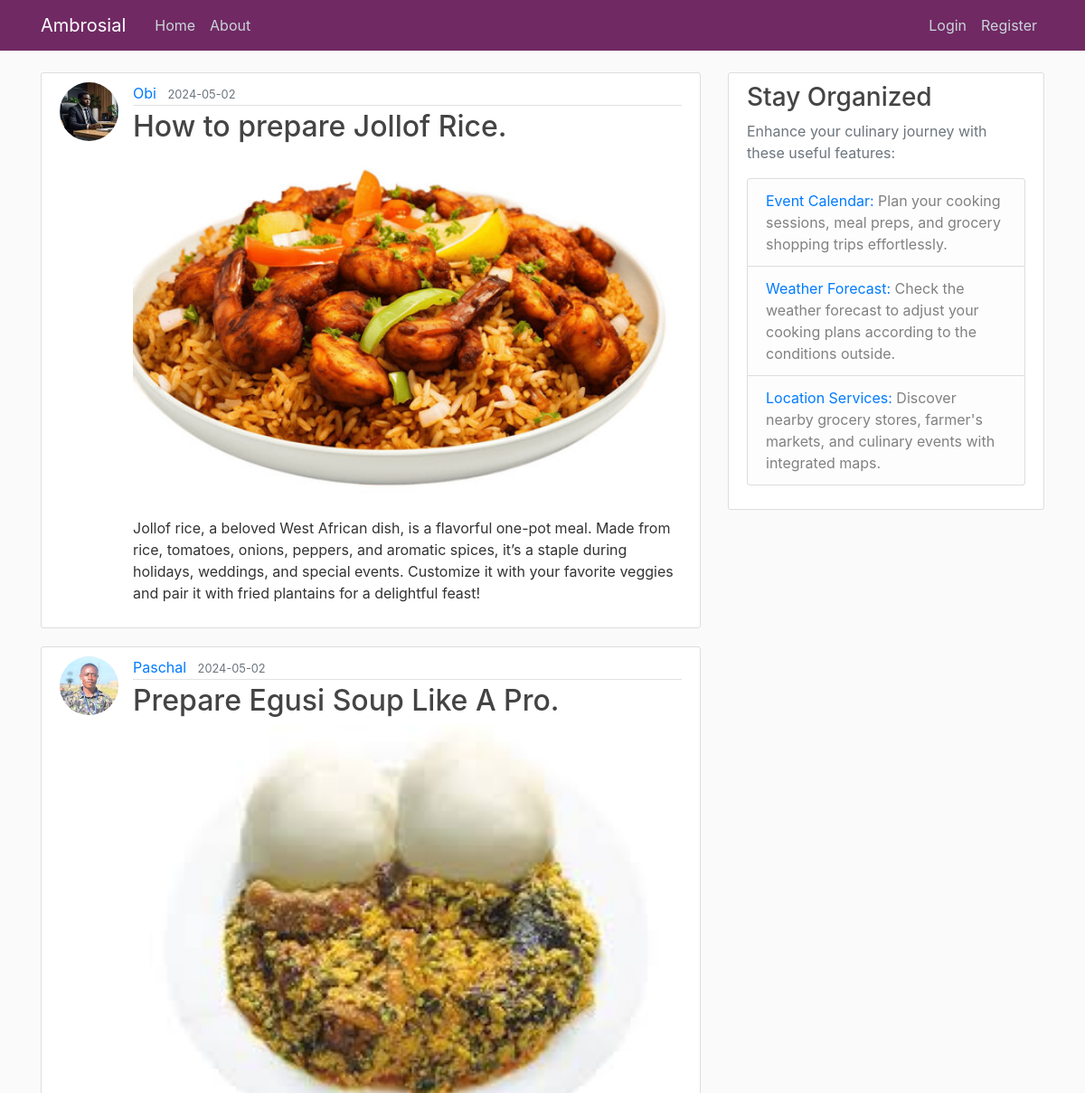
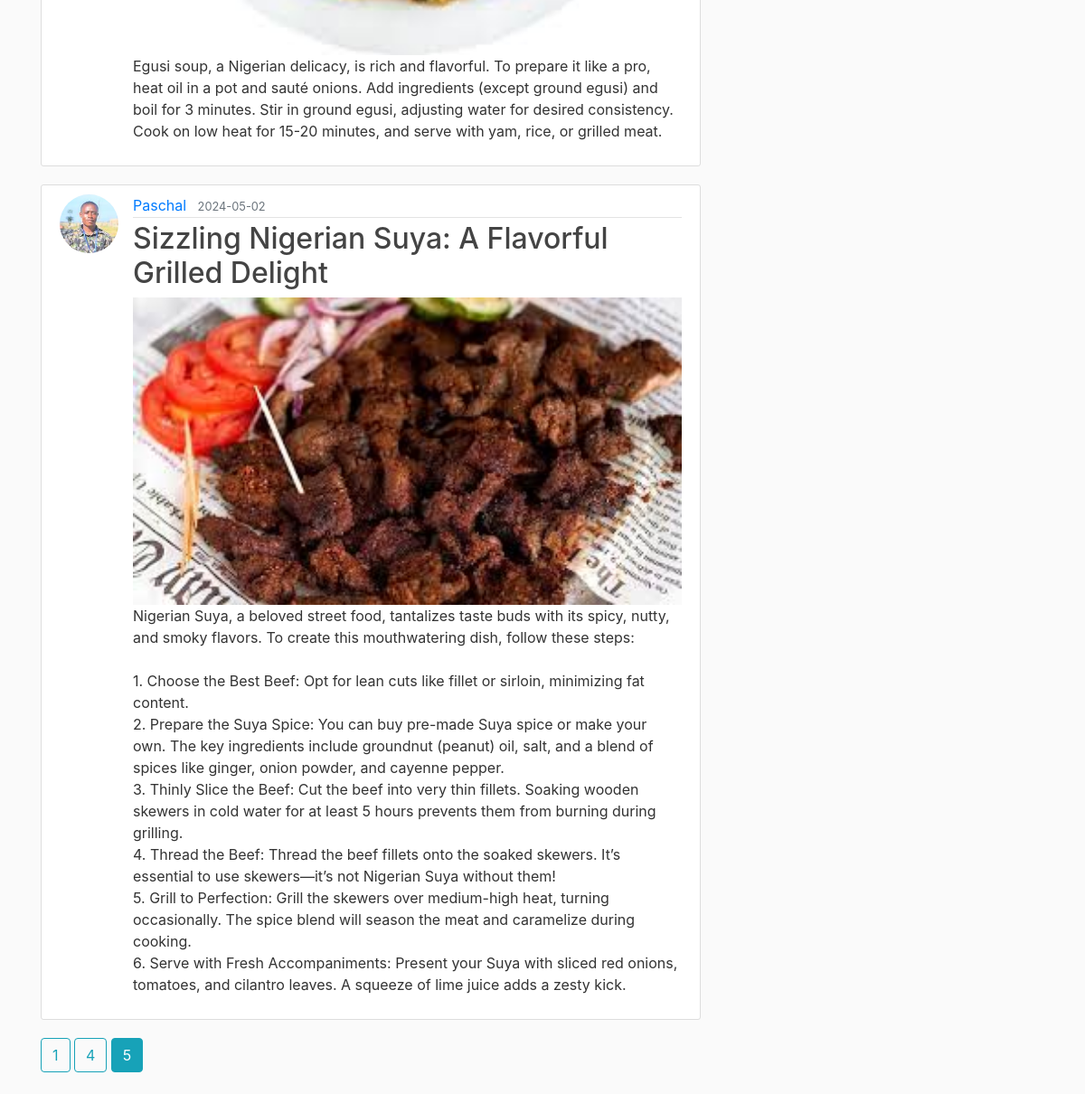
/home?page=5, run on the app's committed database (2 pictures, top to bottom).
### flask_ambrosial/models.py (models this page shows, shortened)
class Post(db.Model):
    id = db.Column(db.Integer, primary_key=True)
    title = db.Column(db.String(100), nullable=False)
    date_posted = db.Column(db.DateTime,
                            nullable=False,
                            default=datetime.now(timezone.utc))
    content = db.Column(db.Text, nullable=False)
    user_id = db.Column(db.Integer, db.ForeignKey('user.id'), nullable=False)
    image_filename = db.Column(db.String(100), nullable=False)

class User(db.Model, UserMixin):
    id = db.Column(db.Integer, primary_key=True)
    username = db.Column(db.String(20), unique=True, nullable=False)
    email = db.Column(db.String(120), unique=True, nullable=False)
    image_file = db.Column(db.String(20),
                           nullable=False, default='default.jpg')
    password = db.Column(db.String(60), nullable=False)
    """ Relationship with Post model, one-to-many
    relationship (one user can have multiple posts) """
    posts = db.relationship('Post', backref='author', lazy=True)

### flask_ambrosial/main/routes.py (the view)
@main.route("/")
@main.route("/home")
def home():
    page = request.args.get('page', 1, type=int)
    posts = Post.query.order_by(Post.date_posted.desc()).paginate(page=page, per_page=3)
    image_files = [url_for('static', filename='post_pics/' + post.image_filename) for post in posts.items]
    return render_template('home.html', posts=posts, image_files=image_files)

### flask_ambrosial/templates/home.html
{% extends "layout.html" %}
{% block content %}
    {% for post in posts.items %}
        <article class="media content-section">
            <img class="rounded-circle article-img" src="{{ url_for('static', filename='profile_pics/' + post.author.image_file) }}">
            <div class="media-body">
                <div class="article-metadata">
                    <a class="mr-2" href="{{ url_for('users.user_posts', username=post.author.username) }}">{{ post.author.username }}</a>
                    <small class="text-muted">{{ post.date_posted.strftime('%Y-%m-%d') }}</small>
                </div>
                <h2><a class="article-title" href="{{ url_for('posts.post', post_id=post.id) }}">{{ post.title }}</a></h2>
                {% if post.image_filename %}
                    <img src="{{ url_for('static', filename='post_pics/' + post.image_filename) }}" alt="{{ post.title }}" style="width:100%; border:none;">
                {% endif %}
                <p class="article-content">{{ post.content }}</p>
            </div>
        </article>
    {% endfor %}
    {% for page_num in posts.iter_pages(left_edge=1, right_edge=1, left_current=1, right_current=2) %}
        {% if page_num %}
            {% if posts.page == page_num %}
                <a class="btn btn-info mb-4" href="{{ url_for('main.home', page=page_num) }}">{{ page_num }}</a>
            {% else %}
                <a class="btn btn-outline-info mb-4" href="{{ url_for('main.home', page=page_num) }}">{{ page_num }}</a>
            {% endif %}
        {% endif %}
    {% endfor %}
{% endblock content %}

### flask_ambrosial/static/main.css (style rules this page uses)
body { background: #fafafa; color: #333333; margin-top: 5rem; }
h1, h2, h3, h4, h5, h6 { color: #444444; }
.content-section { background: #ffffff; padding: 10px 20px; border: 1px solid #dddddd; border-radius: 3px; margin-bottom: 20px; }
.article-title { color: #444444; }
.article-content { white-space: pre-line; }
.article-img { height: 65px; width: 65px; margin-right: 16px; }
.article-metadata { padding-bottom: 1px; margin-bottom: 4px; border-bottom: 1px solid #e3e3e3; }

### data on the page
Post: image_file (picture), author.username "Obi", date_posted "2024-05-02", title "How to prepare Jollof Rice.", image_filename (picture), content "Jollof rice, a beloved West African dish, is a flavorful one-pot meal. Made from rice, tomatoes, onions, peppers, and aromatic spices, it’s a staple during holidays, weddings, and special events. Customize it with your favorite veggies and pair it with fried plantains for a delightful feast!"
Post: image_file (picture), author.username "Paschal", date_posted "2024-05-02", title "Prepare Egusi Soup Like A Pro.", image_filename (picture), content "Egusi soup, a Nigerian delicacy, is rich and flavorful. To prepare it like a pro, heat oil in a pot and sauté onions. Add ingredients (except ground egusi) and boil for 3 minutes. Stir in ground egusi, adjusting water for desired consistency. Cook on low heat for 15-20 minutes, and serve with yam, rice, or grilled meat."
Post: image_file (picture), author.username "Paschal", date_posted "2024-05-02", title "Sizzling Nigerian Suya: A Flavorful Grilled Delight", image_filename (picture), content "Nigerian Suya, a beloved street food, tantalizes taste buds with its spicy, nutty, and smoky flavors. To create this mouthwatering dish, follow these steps: 1. Choose the Best Beef: Opt for lean cuts like fillet or sirloin, minimizing fat content. 2. Prepare the Suya Spice: You can buy pre-made Suya spice or make your own. The key ingredients include groundnut (peanut) oil, salt, and a blend of spices like ginger, onion powder, and cayenne pepper. 3. Thinly Slice the Beef: Cut the beef into very thin fillets. Soaking wooden skewers in cold water for at least 5 hours prevents them from burning during grilling. 4. Thread the Beef: Thread the beef fillets onto the soaked skewers. It’s…"

### other printed values
{{ page_num }} "1" "4"
{{ page_num }} "5"
